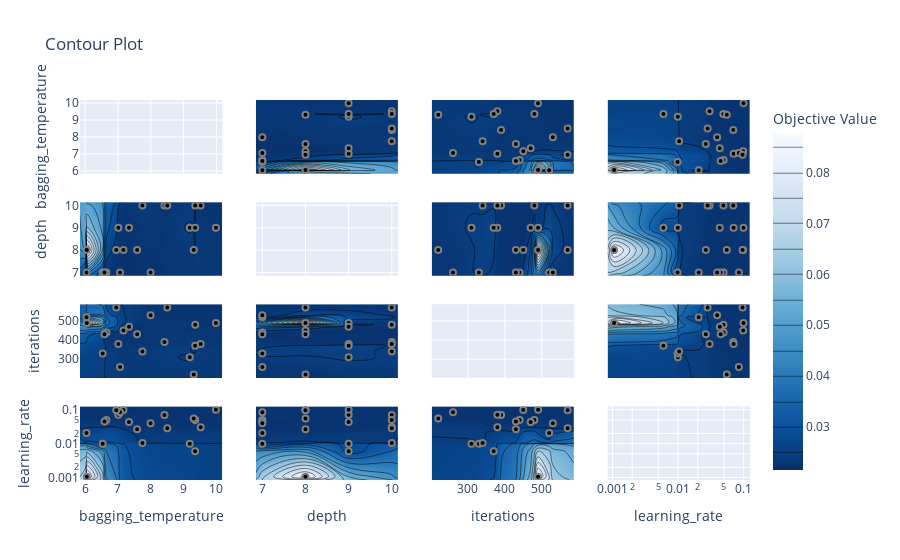

Here is the notebook cell this chart was saved with:
### Code cell
plot_contour(study)

### Figure 1 — Plotly figure (JSON) as saved in the notebook; plotly's stock layout.template omitted (floating-point values rounded to 4 significant figures; data arrays with more than 128 entries replaced by an {"elided": "..."} marker saying what was removed)
{"data": [{"type": "scatter", "xaxis": "x", "yaxis": "y"}, {"colorbar": {"title": {"text": "Objective Value"}}, "colorscale": [[0, "rgb(247,251,255)"], [0.125, "rgb(222,235,247)"], [0.25, "rgb(198,219,239)"], [0.375, "rgb(158,202,225)"], [0.5, "rgb(107,174,214)"], [0.625, "rgb(66,146,198)"], [0.75, "rgb(33,113,181)"], [0.875, "rgb(8,81,156)"], [1, "rgb(8,48,107)"]], "connectgaps": true, "contours": {"coloring": "heatmap"}, "hoverinfo": "none", "line": {"smoothing": 1.3}, "reversescale": true, "showscale": true, "type": "contour", "x": [5.843, 6.04, 6.05, 6.534, 6.589, 6.65, 6.948, 7.012, 7.064, 7.168, 7.336, 7.583, 7.745, 7.993, 8.418, 8.503, 9.188, 9.308, 9.351, 9.355, 9.52, 9.985, 10.18], "xaxis": "x5", "y": [6.85, 7, 8, 9, 10, 10.15], "yaxis": "y5", "z": {"elided": "6x23 float values"}}, {"marker": {"color": "black", "line": {"color": "Grey", "width": 2}}, "mode": "markers", "showlegend": false, "type": "scatter", "x": [8.418, 7.012, 9.188, 9.52, 9.355, 9.308, 6.534, 9.351, 7.745, 8.503, 6.05, 9.985, 7.336, 7.168, 7.064, 6.948, 7.583, 6.65, 6.589, 6.04, 7.993], "xaxis": "x5", "y": [10, 9, 9, 10, 10, 8, 7, 9, 10, 10, 8, 9, 9, 8, 7, 8, 8, 7, 7, 7, 7], "yaxis": "y5"}, {"colorbar": {"title": {"text": "Objective Value"}}, "colorscale": [[0, "rgb(247,251,255)"], [0.125, "rgb(222,235,247)"], [0.25, "rgb(198,219,239)"], [0.375, "rgb(158,202,225)"], [0.5, "rgb(107,174,214)"], [0.625, "rgb(66,146,198)"], [0.75, "rgb(33,113,181)"], [0.875, "rgb(8,81,156)"], [1, "rgb(8,48,107)"]], "connectgaps": true, "contours": {"coloring": "heatmap"}, "hoverinfo": "none", "line": {"smoothing": 1.3}, "reversescale": true, "showscale": false, "type": "contour", "x": [5.843, 6.04, 6.05, 6.534, 6.589, 6.65, 6.948, 7.012, 7.064, 7.168, 7.336, 7.583, 7.745, 7.993, 8.418, 8.503, 9.188, 9.308, 9.351, 9.355, 9.52, 9.985, 10.18], "xaxis": "x9", "y": [202.5, 220, 260, 310, 330, 340, 370, 380, 390, 430, 440, 450, 470, 480, 490, 520, 530, 570, 587.5], "yaxis": "y9", "z": {"elided": "19x23 float values"}}, {"marker": {"color": "black", "line": {"color": "Grey", "width": 2}}, "mode": "markers", "showlegend": false, "type": "scatter", "x": [8.418, 7.012, 9.188, 9.52, 9.355, 9.308, 6.534, 9.351, 7.745, 8.503, 6.05, 9.985, 7.336, 7.168, 7.064, 6.948, 7.583, 6.65, 6.589, 6.04, 7.993], "xaxis": "x9", "y": [390, 380, 310, 380, 480, 220, 330, 370, 340, 570, 490, 490, 470, 450, 260, 570, 430, 440, 430, 520, 530], "yaxis": "y9"}, {"colorbar": {"title": {"text": "Objective Value"}}, "colorscale": [[0, "rgb(247,251,255)"], [0.125, "rgb(222,235,247)"], [0.25, "rgb(198,219,239)"], [0.375, "rgb(158,202,225)"], [0.5, "rgb(107,174,214)"], [0.625, "rgb(66,146,198)"], [0.75, "rgb(33,113,181)"], [0.875, "rgb(8,81,156)"], [1, "rgb(8,48,107)"]], "connectgaps": true, "contours": {"coloring": "heatmap"}, "hoverinfo": "none", "line": {"smoothing": 1.3}, "reversescale": true, "showscale": false, "type": "contour", "x": [5.843, 6.04, 6.05, 6.534, 6.589, 6.65, 6.948, 7.012, 7.064, 7.168, 7.336, 7.583, 7.745, 7.993, 8.418, 8.503, 9.188, 9.308, 9.351, 9.355, 9.52, 9.985, 10.18], "xaxis": "x13", "y": [0.0008452, 0.001061, 0.005989, 0.009844, 0.009929, 0.0104, 0.02065, 0.0265, 0.02821, 0.03026, 0.03944, 0.04327, 0.04457, 0.04917, 0.04953, 0.05527, 0.0694, 0.07026, 0.08452, 0.09623, 0.09842, 0.09956, 0.1249], "yaxis": "y13", "z": {"elided": "23x23 float values"}}, {"marker": {"color": "black", "line": {"color": "Grey", "width": 2}}, "mode": "markers", "showlegend": false, "type": "scatter", "x": [8.418, 7.012, 9.188, 9.52, 9.355, 9.308, 6.534, 9.351, 7.745, 8.503, 6.05, 9.985, 7.336, 7.168, 7.064, 6.948, 7.583, 6.65, 6.589, 6.04, 7.993], "xaxis": "x13", "y": [0.0694, 0.07026, 0.009929, 0.03026, 0.04917, 0.05527, 0.009844, 0.005989, 0.0104, 0.02821, 0.001061, 0.09956, 0.04327, 0.09842, 0.08452, 0.09623, 0.0265, 0.04953, 0.04457, 0.02065, 0.03944], "yaxis": "y13"}, {"colorbar": {"title": {"text": "Objective Value"}}, "colorscale": [[0, "rgb(247,251,255)"], [0.125, "rgb(222,235,247)"], [0.25, "rgb(198,219,239)"], [0.375, "rgb(158,202,225)"], [0.5, "rgb(107,174,214)"], [0.625, "rgb(66,146,198)"], [0.75, "rgb(33,113,181)"], [0.875, "rgb(8,81,156)"], [1, "rgb(8,48,107)"]], "connectgaps": true, "contours": {"coloring": "heatmap"}, "hoverinfo": "none", "line": {"smoothing": 1.3}, "reversescale": true, "showscale": false, "type": "contour", "x": [6.85, 7, 8, 9, 10, 10.15], "xaxis": "x2", "y": [5.843, 6.04, 6.05, 6.534, 6.589, 6.65, 6.948, 7.012, 7.064, 7.168, 7.336, 7.583, 7.745, 7.993, 8.418, 8.503, 9.188, 9.308, 9.351, 9.355, 9.52, 9.985, 10.18], "yaxis": "y2", "z": {"elided": "23x6 float values"}}, {"marker": {"color": "black", "line": {"color": "Grey", "width": 2}}, "mode": "markers", "showlegend": false, "type": "scatter", "x": [10, 9, 9, 10, 10, 8, 7, 9, 10, 10, 8, 9, 9, 8, 7, 8, 8, 7, 7, 7, 7], "xaxis": "x2", "y": [8.418, 7.012, 9.188, 9.52, 9.355, 9.308, 6.534, 9.351, 7.745, 8.503, 6.05, 9.985, 7.336, 7.168, 7.064, 6.948, 7.583, 6.65, 6.589, 6.04, 7.993], "yaxis": "y2"}, {"type": "scatter", "xaxis": "x6", "yaxis": "y6"}, {"colorbar": {"title": {"text": "Objective Value"}}, "colorscale": [[0, "rgb(247,251,255)"], [0.125, "rgb(222,235,247)"], [0.25, "rgb(198,219,239)"], [0.375, "rgb(158,202,225)"], [0.5, "rgb(107,174,214)"], [0.625, "rgb(66,146,198)"], [0.75, "rgb(33,113,181)"], [0.875, "rgb(8,81,156)"], [1, "rgb(8,48,107)"]], "connectgaps": true, "contours": {"coloring": "heatmap"}, "hoverinfo": "none", "line": {"smoothing": 1.3}, "reversescale": true, "showscale": false, "type": "contour", "x": [6.85, 7, 8, 9, 10, 10.15], "xaxis": "x10", "y": [202.5, 220, 260, 310, 330, 340, 370, 380, 390, 430, 440, 450, 470, 480, 490, 520, 530, 570, 587.5], "yaxis": "y10", "z": [[null, null, null, null, null, null], [null, null, 0.02272, null, null, null], [null, 0.02271, null, null, null, null], [null, null, null, 0.02539, null, null], [null, 0.02618, null, null, null, null], [null, null, null, null, 0.02457, null], [null, null, null, 0.02722, null, null], [null, null, null, 0.02229, 0.02259, null], [null, null, null, null, 0.02286, null], [null, 0.02203, 0.02236, null, null, null], [null, 0.0222, null, null, null, null], [null, null, 0.02154, null, null, null], [null, null, null, 0.02235, null, null], [null, null, null, null, 0.02256, null], [null, null, 0.08759, 0.02262, null, null], [null, 0.0228, null, null, null, null], [null, 0.02216, null, null, null, null], [null, null, 0.02289, null, 0.02275, null], [null, null, null, null, null, null]]}, {"marker": {"color": "black", "line": {"color": "Grey", "width": 2}}, "mode": "markers", "showlegend": false, "type": "scatter", "x": [10, 9, 9, 10, 10, 8, 7, 9, 10, 10, 8, 9, 9, 8, 7, 8, 8, 7, 7, 7, 7], "xaxis": "x10", "y": [390, 380, 310, 380, 480, 220, 330, 370, 340, 570, 490, 490, 470, 450, 260, 570, 430, 440, 430, 520, 530], "yaxis": "y10"}, {"colorbar": {"title": {"text": "Objective Value"}}, "colorscale": [[0, "rgb(247,251,255)"], [0.125, "rgb(222,235,247)"], [0.25, "rgb(198,219,239)"], [0.375, "rgb(158,202,225)"], [0.5, "rgb(107,174,214)"], [0.625, "rgb(66,146,198)"], [0.75, "rgb(33,113,181)"], [0.875, "rgb(8,81,156)"], [1, "rgb(8,48,107)"]], "connectgaps": true, "contours": {"coloring": "heatmap"}, "hoverinfo": "none", "line": {"smoothing": 1.3}, "reversescale": true, "showscale": false, "type": "contour", "x": [6.85, 7, 8, 9, 10, 10.15], "xaxis": "x14", "y": [0.0008452, 0.001061, 0.005989, 0.009844, 0.009929, 0.0104, 0.02065, 0.0265, 0.02821, 0.03026, 0.03944, 0.04327, 0.04457, 0.04917, 0.04953, 0.05527, 0.0694, 0.07026, 0.08452, 0.09623, 0.09842, 0.09956, 0.1249], "yaxis": "y14", "z": {"elided": "23x6 float values"}}, {"marker": {"color": "black", "line": {"color": "Grey", "width": 2}}, "mode": "markers", "showlegend": false, "type": "scatter", "x": [10, 9, 9, 10, 10, 8, 7, 9, 10, 10, 8, 9, 9, 8, 7, 8, 8, 7, 7, 7, 7], "xaxis": "x14", "y": [0.0694, 0.07026, 0.009929, 0.03026, 0.04917, 0.05527, 0.009844, 0.005989, 0.0104, 0.02821, 0.001061, 0.09956, 0.04327, 0.09842, 0.08452, 0.09623, 0.0265, 0.04953, 0.04457, 0.02065, 0.03944], "yaxis": "y14"}, {"colorbar": {"title": {"text": "Objective Value"}}, "colorscale": [[0, "rgb(247,251,255)"], [0.125, "rgb(222,235,247)"], [0.25, "rgb(198,219,239)"], [0.375, "rgb(158,202,225)"], [0.5, "rgb(107,174,214)"], [0.625, "rgb(66,146,198)"], [0.75, "rgb(33,113,181)"], [0.875, "rgb(8,81,156)"], [1, "rgb(8,48,107)"]], "connectgaps": true, "contours": {"coloring": "heatmap"}, "hoverinfo": "none", "line": {"smoothing": 1.3}, "reversescale": true, "showscale": false, "type": "contour", "x": [202.5, 220, 260, 310, 330, 340, 370, 380, 390, 430, 440, 450, 470, 480, 490, 520, 530, 570, 587.5], "xaxis": "x3", "y": [5.843, 6.04, 6.05, 6.534, 6.589, 6.65, 6.948, 7.012, 7.064, 7.168, 7.336, 7.583, 7.745, 7.993, 8.418, 8.503, 9.188, 9.308, 9.351, 9.355, 9.52, 9.985, 10.18], "yaxis": "y3", "z": {"elided": "23x19 float values"}}, {"marker": {"color": "black", "line": {"color": "Grey", "width": 2}}, "mode": "markers", "showlegend": false, "type": "scatter", "x": [390, 380, 310, 380, 480, 220, 330, 370, 340, 570, 490, 490, 470, 450, 260, 570, 430, 440, 430, 520, 530], "xaxis": "x3", "y": [8.418, 7.012, 9.188, 9.52, 9.355, 9.308, 6.534, 9.351, 7.745, 8.503, 6.05, 9.985, 7.336, 7.168, 7.064, 6.948, 7.583, 6.65, 6.589, 6.04, 7.993], "yaxis": "y3"}, {"colorbar": {"title": {"text": "Objective Value"}}, "colorscale": [[0, "rgb(247,251,255)"], [0.125, "rgb(222,235,247)"], [0.25, "rgb(198,219,239)"], [0.375, "rgb(158,202,225)"], [0.5, "rgb(107,174,214)"], [0.625, "rgb(66,146,198)"], [0.75, "rgb(33,113,181)"], [0.875, "rgb(8,81,156)"], [1, "rgb(8,48,107)"]], "connectgaps": true, "contours": {"coloring": "heatmap"}, "hoverinfo": "none", "line": {"smoothing": 1.3}, "reversescale": true, "showscale": false, "type": "contour", "x": [202.5, 220, 260, 310, 330, 340, 370, 380, 390, 430, 440, 450, 470, 480, 490, 520, 530, 570, 587.5], "xaxis": "x7", "y": [6.85, 7, 8, 9, 10, 10.15], "yaxis": "y7", "z": [[null, null, null, null, null, null, null, null, null, null, null, null, null, null, null, null, null, null, null], [null, null, 0.02271, null, 0.02618, null, null, null, null, 0.02203, 0.0222, null, null, null, null, 0.0228, 0.02216, null, null], [null, 0.02272, null, null, null, null, null, null, null, 0.02236, null, 0.02154, null, null, 0.08759, null, null, 0.02289, null], [null, null, null, 0.02539, null, null, 0.02722, 0.02229, null, null, null, null, 0.02235, null, 0.02262, null, null, null, null], [null, null, null, null, null, 0.02457, null, 0.02259, 0.02286, null, null, null, null, 0.02256, null, null, null, 0.02275, null], [null, null, null, null, null, null, null, null, null, null, null, null, null, null, null, null, null, null, null]]}, {"marker": {"color": "black", "line": {"color": "Grey", "width": 2}}, "mode": "markers", "showlegend": false, "type": "scatter", "x": [390, 380, 310, 380, 480, 220, 330, 370, 340, 570, 490, 490, 470, 450, 260, 570, 430, 440, 430, 520, 530], "xaxis": "x7", "y": [10, 9, 9, 10, 10, 8, 7, 9, 10, 10, 8, 9, 9, 8, 7, 8, 8, 7, 7, 7, 7], "yaxis": "y7"}, {"type": "scatter", "xaxis": "x11", "yaxis": "y11"}, {"colorbar": {"title": {"text": "Objective Value"}}, "colorscale": [[0, "rgb(247,251,255)"], [0.125, "rgb(222,235,247)"], [0.25, "rgb(198,219,239)"], [0.375, "rgb(158,202,225)"], [0.5, "rgb(107,174,214)"], [0.625, "rgb(66,146,198)"], [0.75, "rgb(33,113,181)"], [0.875, "rgb(8,81,156)"], [1, "rgb(8,48,107)"]], "connectgaps": true, "contours": {"coloring": "heatmap"}, "hoverinfo": "none", "line": {"smoothing": 1.3}, "reversescale": true, "showscale": false, "type": "contour", "x": [202.5, 220, 260, 310, 330, 340, 370, 380, 390, 430, 440, 450, 470, 480, 490, 520, 530, 570, 587.5], "xaxis": "x15", "y": [0.0008452, 0.001061, 0.005989, 0.009844, 0.009929, 0.0104, 0.02065, 0.0265, 0.02821, 0.03026, 0.03944, 0.04327, 0.04457, 0.04917, 0.04953, 0.05527, 0.0694, 0.07026, 0.08452, 0.09623, 0.09842, 0.09956, 0.1249], "yaxis": "y15", "z": {"elided": "23x19 float values"}}, {"marker": {"color": "black", "line": {"color": "Grey", "width": 2}}, "mode": "markers", "showlegend": false, "type": "scatter", "x": [390, 380, 310, 380, 480, 220, 330, 370, 340, 570, 490, 490, 470, 450, 260, 570, 430, 440, 430, 520, 530], "xaxis": "x15", "y": [0.0694, 0.07026, 0.009929, 0.03026, 0.04917, 0.05527, 0.009844, 0.005989, 0.0104, 0.02821, 0.001061, 0.09956, 0.04327, 0.09842, 0.08452, 0.09623, 0.0265, 0.04953, 0.04457, 0.02065, 0.03944], "yaxis": "y15"}, {"colorbar": {"title": {"text": "Objective Value"}}, "colorscale": [[0, "rgb(247,251,255)"], [0.125, "rgb(222,235,247)"], [0.25, "rgb(198,219,239)"], [0.375, "rgb(158,202,225)"], [0.5, "rgb(107,174,214)"], [0.625, "rgb(66,146,198)"], [0.75, "rgb(33,113,181)"], [0.875, "rgb(8,81,156)"], [1, "rgb(8,48,107)"]], "connectgaps": true, "contours": {"coloring": "heatmap"}, "hoverinfo": "none", "line": {"smoothing": 1.3}, "reversescale": true, "showscale": false, "type": "contour", "x": [0.0008452, 0.001061, 0.005989, 0.009844, 0.009929, 0.0104, 0.02065, 0.0265, 0.02821, 0.03026, 0.03944, 0.04327, 0.04457, 0.04917, 0.04953, 0.05527, 0.0694, 0.07026, 0.08452, 0.09623, 0.09842, 0.09956, 0.1249], "xaxis": "x4", "y": [5.843, 6.04, 6.05, 6.534, 6.589, 6.65, 6.948, 7.012, 7.064, 7.168, 7.336, 7.583, 7.745, 7.993, 8.418, 8.503, 9.188, 9.308, 9.351, 9.355, 9.52, 9.985, 10.18], "yaxis": "y4", "z": {"elided": "23x23 float values"}}, {"marker": {"color": "black", "line": {"color": "Grey", "width": 2}}, "mode": "markers", "showlegend": false, "type": "scatter", "x": [0.0694, 0.07026, 0.009929, 0.03026, 0.04917, 0.05527, 0.009844, 0.005989, 0.0104, 0.02821, 0.001061, 0.09956, 0.04327, 0.09842, 0.08452, 0.09623, 0.0265, 0.04953, 0.04457, 0.02065, 0.03944], "xaxis": "x4", "y": [8.418, 7.012, 9.188, 9.52, 9.355, 9.308, 6.534, 9.351, 7.745, 8.503, 6.05, 9.985, 7.336, 7.168, 7.064, 6.948, 7.583, 6.65, 6.589, 6.04, 7.993], "yaxis": "y4"}, {"colorbar": {"title": {"text": "Objective Value"}}, "colorscale": [[0, "rgb(247,251,255)"], [0.125, "rgb(222,235,247)"], [0.25, "rgb(198,219,239)"], [0.375, "rgb(158,202,225)"], [0.5, "rgb(107,174,214)"], [0.625, "rgb(66,146,198)"], [0.75, "rgb(33,113,181)"], [0.875, "rgb(8,81,156)"], [1, "rgb(8,48,107)"]], "connectgaps": true, "contours": {"coloring": "heatmap"}, "hoverinfo": "none", "line": {"smoothing": 1.3}, "reversescale": true, "showscale": false, "type": "contour", "x": [0.0008452, 0.001061, 0.005989, 0.009844, 0.009929, 0.0104, 0.02065, 0.0265, 0.02821, 0.03026, 0.03944, 0.04327, 0.04457, 0.04917, 0.04953, 0.05527, 0.0694, 0.07026, 0.08452, 0.09623, 0.09842, 0.09956, 0.1249], "xaxis": "x8", "y": [6.85, 7, 8, 9, 10, 10.15], "yaxis": "y8", "z": {"elided": "6x23 float values"}}, {"marker": {"color": "black", "line": {"color": "Grey", "width": 2}}, "mode": "markers", "showlegend": false, "type": "scatter", "x": [0.0694, 0.07026, 0.009929, 0.03026, 0.04917, 0.05527, 0.009844, 0.005989, 0.0104, 0.02821, 0.001061, 0.09956, 0.04327, 0.09842, 0.08452, 0.09623, 0.0265, 0.04953, 0.04457, 0.02065, 0.03944], "xaxis": "x8", "y": [10, 9, 9, 10, 10, 8, 7, 9, 10, 10, 8, 9, 9, 8, 7, 8, 8, 7, 7, 7, 7], "yaxis": "y8"}, {"colorbar": {"title": {"text": "Objective Value"}}, "colorscale": [[0, "rgb(247,251,255)"], [0.125, "rgb(222,235,247)"], [0.25, "rgb(198,219,239)"], [0.375, "rgb(158,202,225)"], [0.5, "rgb(107,174,214)"], [0.625, "rgb(66,146,198)"], [0.75, "rgb(33,113,181)"], [0.875, "rgb(8,81,156)"], [1, "rgb(8,48,107)"]], "connectgaps": true, "contours": {"coloring": "heatmap"}, "hoverinfo": "none", "line": {"smoothing": 1.3}, "reversescale": true, "showscale": false, "type": "contour", "x": [0.0008452, 0.001061, 0.005989, 0.009844, 0.009929, 0.0104, 0.02065, 0.0265, 0.02821, 0.03026, 0.03944, 0.04327, 0.04457, 0.04917, 0.04953, 0.05527, 0.0694, 0.07026, 0.08452, 0.09623, 0.09842, 0.09956, 0.1249], "xaxis": "x12", "y": [202.5, 220, 260, 310, 330, 340, 370, 380, 390, 430, 440, 450, 470, 480, 490, 520, 530, 570, 587.5], "yaxis": "y12", "z": {"elided": "19x23 float values"}}, {"marker": {"color": "black", "line": {"color": "Grey", "width": 2}}, "mode": "markers", "showlegend": false, "type": "scatter", "x": [0.0694, 0.07026, 0.009929, 0.03026, 0.04917, 0.05527, 0.009844, 0.005989, 0.0104, 0.02821, 0.001061, 0.09956, 0.04327, 0.09842, 0.08452, 0.09623, 0.0265, 0.04953, 0.04457, 0.02065, 0.03944], "xaxis": "x12", "y": [390, 380, 310, 380, 480, 220, 330, 370, 340, 570, 490, 490, 470, 450, 260, 570, 430, 440, 430, 520, 530], "yaxis": "y12"}, {"type": "scatter", "xaxis": "x16", "yaxis": "y16"}], "layout": {"title": {"text": "Contour Plot"}, "xaxis": {"anchor": "y", "domain": [0, 0.2125], "matches": "x13", "range": [5.843, 10.18], "showticklabels": false}, "xaxis10": {"anchor": "y10", "domain": [0.2625, 0.475], "matches": "x14", "range": [6.85, 10.15], "showticklabels": false}, "xaxis11": {"anchor": "y11", "domain": [0.525, 0.7375], "matches": "x15", "range": [202.5, 587.5], "showticklabels": false}, "xaxis12": {"anchor": "y12", "domain": [0.7875, 1], "matches": "x16", "range": [-3.073, -0.9033], "showticklabels": false, "type": "log"}, "xaxis13": {"anchor": "y13", "domain": [0, 0.2125], "range": [5.843, 10.18], "title": {"text": "bagging_temperature"}}, "xaxis14": {"anchor": "y14", "domain": [0.2625, 0.475], "range": [6.85, 10.15], "title": {"text": "depth"}}, "xaxis15": {"anchor": "y15", "domain": [0.525, 0.7375], "range": [202.5, 587.5], "title": {"text": "iterations"}}, "xaxis16": {"anchor": "y16", "domain": [0.7875, 1], "range": [-3.073, -0.9033], "title": {"text": "learning_rate"}, "type": "log"}, "xaxis2": {"anchor": "y2", "domain": [0.2625, 0.475], "matches": "x14", "range": [6.85, 10.15], "showticklabels": false}, "xaxis3": {"anchor": "y3", "domain": [0.525, 0.7375], "matches": "x15", "range": [202.5, 587.5], "showticklabels": false}, "xaxis4": {"anchor": "y4", "domain": [0.7875, 1], "matches": "x16", "range": [-3.073, -0.9033], "showticklabels": false, "type": "log"}, "xaxis5": {"anchor": "y5", "domain": [0, 0.2125], "matches": "x13", "range": [5.843, 10.18], "showticklabels": false}, "xaxis6": {"anchor": "y6", "domain": [0.2625, 0.475], "matches": "x14", "range": [6.85, 10.15], "showticklabels": false}, "xaxis7": {"anchor": "y7", "domain": [0.525, 0.7375], "matches": "x15", "range": [202.5, 587.5], "showticklabels": false}, "xaxis8": {"anchor": "y8", "domain": [0.7875, 1], "matches": "x16", "range": [-3.073, -0.9033], "showticklabels": false, "type": "log"}, "xaxis9": {"anchor": "y9", "domain": [0, 0.2125], "matches": "x13", "range": [5.843, 10.18], "showticklabels": false}, "yaxis": {"anchor": "x", "domain": [0.8063, 1], "range": [5.843, 10.18], "title": {"text": "bagging_temperature"}}, "yaxis10": {"anchor": "x10", "domain": [0.2687, 0.4625], "matches": "y9", "range": [202.5, 587.5], "showticklabels": false}, "yaxis11": {"anchor": "x11", "domain": [0.2687, 0.4625], "matches": "y9", "range": [202.5, 587.5], "showticklabels": false}, "yaxis12": {"anchor": "x12", "domain": [0.2687, 0.4625], "matches": "y9", "range": [202.5, 587.5], "showticklabels": false}, "yaxis13": {"anchor": "x13", "domain": [0, 0.1938], "range": [-3.073, -0.9033], "title": {"text": "learning_rate"}, "type": "log"}, "yaxis14": {"anchor": "x14", "domain": [0, 0.1938], "matches": "y13", "range": [-3.073, -0.9033], "showticklabels": false, "type": "log"}, "yaxis15": {"anchor": "x15", "domain": [0, 0.1938], "matches": "y13", "range": [-3.073, -0.9033], "showticklabels": false, "type": "log"}, "yaxis16": {"anchor": "x16", "domain": [0, 0.1938], "matches": "y13", "range": [-3.073, -0.9033], "showticklabels": false, "type": "log"}, "yaxis2": {"anchor": "x2", "domain": [0.8063, 1], "matches": "y", "range": [5.843, 10.18], "showticklabels": false}, "yaxis3": {"anchor": "x3", "domain": [0.8063, 1], "matches": "y", "range": [5.843, 10.18], "showticklabels": false}, "yaxis4": {"anchor": "x4", "domain": [0.8063, 1], "matches": "y", "range": [5.843, 10.18], "showticklabels": false}, "yaxis5": {"anchor": "x5", "domain": [0.5375, 0.7312], "range": [6.85, 10.15], "title": {"text": "depth"}}, "yaxis6": {"anchor": "x6", "domain": [0.5375, 0.7312], "matches": "y5", "range": [6.85, 10.15], "showticklabels": false}, "yaxis7": {"anchor": "x7", "domain": [0.5375, 0.7312], "matches": "y5", "range": [6.85, 10.15], "showticklabels": false}, "yaxis8": {"anchor": "x8", "domain": [0.5375, 0.7312], "matches": "y5", "range": [6.85, 10.15], "showticklabels": false}, "yaxis9": {"anchor": "x9", "domain": [0.2687, 0.4625], "range": [202.5, 587.5], "title": {"text": "iterations"}}}}
